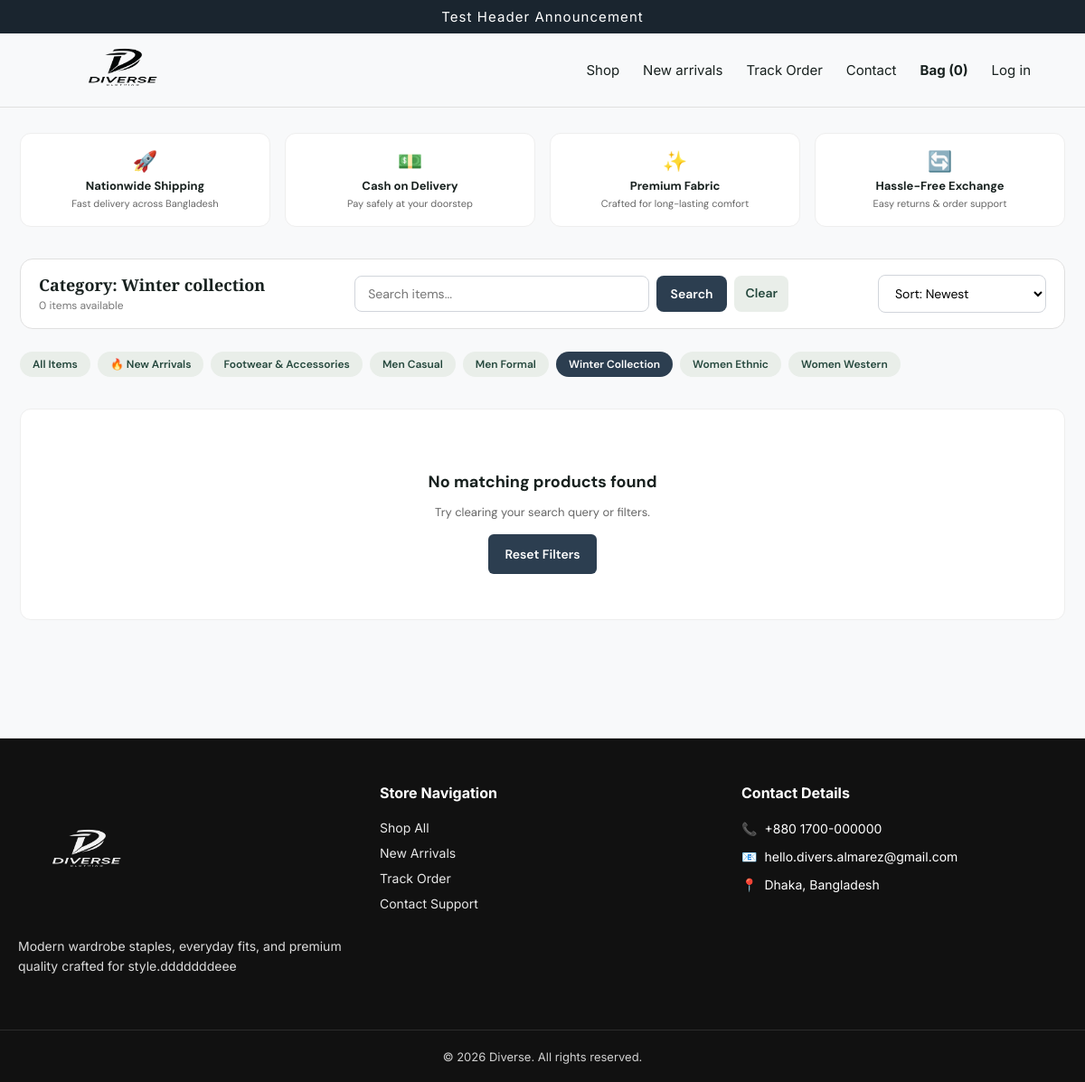
Screenshot of /index.php?category=winter-collection with the database file from the repository.
### tables this page shows
CREATE TABLE `categories` (
  `id` bigint(20) UNSIGNED NOT NULL,
  `name` varchar(100) NOT NULL,
  `slug` varchar(120) NOT NULL,
  `created_at` timestamp NOT NULL DEFAULT current_timestamp()
);

### index.php (the view, shortened to what this page needs)
<?php
require_once __DIR__ . '/app/bootstrap.php';
$q    = trim((string)($_GET['q'] ?? ''));
$cat  = trim((string)($_GET['category'] ?? ''));
$sort = trim((string)($_GET['sort'] ?? 'latest'));
$sql = 'SELECT
            p.*,
            c.name category_name,
            c.slug category_slug,
            COALESCE(pi.image_url, p.image_url) AS cover_image
        FROM products p
        LEFT JOIN categories c ON c.id = p.category_id
        LEFT JOIN product_images pi ON pi.product_id = p.id AND pi.is_primary = 1
        WHERE p.active = 1';
$args = [];
if ($cat !== '' && $cat !== 'new-arrivals') {
    $sql .= ' AND c.slug = ?';
    $args[] = $cat;
}
switch ($sort) {
    case 'latest':
    default:
        $sql .= ' ORDER BY p.created_at DESC';
        break;
}
$sql .= ' LIMIT 24';
$st = db()->prepare($sql);
$st->execute($args);
$products = $st->fetchAll();
$categories = db()->query('
    SELECT c.*, COUNT(p.id) AS product_count
    FROM categories c
    LEFT JOIN products p ON p.category_id = c.id AND p.active = 1
    GROUP BY c.id
    ORDER BY c.name
')->fetchAll();
$b1Title = site_setting('trust_badge_1_title', 'Nationwide Shipping');
$b1Sub   = site_setting('trust_badge_1_sub', 'Fast delivery across Bangladesh');
$b2Title = site_setting('trust_badge_2_title', 'Cash on Delivery');
$b2Sub   = site_setting('trust_badge_2_sub', 'Pay safely at your doorstep');
$b3Title = site_setting('trust_badge_3_title', 'Premium Fabric');
$b3Sub   = site_setting('trust_badge_3_sub', 'Crafted for long-lasting comfort');
$b4Title = site_setting('trust_badge_4_title', 'Hassle-Free Exchange');
$b4Sub   = site_setting('trust_badge_4_sub', 'Easy returns & order support');
require_once __DIR__ . '/app/header.php';
?>
<div class="guarantees-grid">
    <div class="guarantee-card">
        <span style="font-size:22px; display:block; margin-bottom:4px;">🚀</span>
        <strong style="display:block; font-size:13px;"><?= e($b1Title) ?></strong>
        <span style="color:#666; font-size:11px;"><?= e($b1Sub) ?></span>
    </div>
    <div class="guarantee-card">
        <span style="font-size:22px; display:block; margin-bottom:4px;">💵</span>
        <strong style="display:block; font-size:13px;"><?= e($b2Title) ?></strong>
        <span style="color:#666; font-size:11px;"><?= e($b2Sub) ?></span>
    </div>
    <div class="guarantee-card">
        <span style="font-size:22px; display:block; margin-bottom:4px;">✨</span>
        <strong style="display:block; font-size:13px;"><?= e($b3Title) ?></strong>
        <span style="color:#666; font-size:11px;"><?= e($b3Sub) ?></span>
    </div>
    <div class="guarantee-card">
        <span style="font-size:22px; display:block; margin-bottom:4px;">🔄</span>
        <strong style="display:block; font-size:13px;"><?= e($b4Title) ?></strong>
        <span style="color:#666; font-size:11px;"><?= e($b4Sub) ?></span>
    </div>
</div>
<div id="shop" class="filter-toolbar">
    <div>
        <h2 style="margin:0; font-size:18px; font-weight:700;">
            <?= $cat ? 'Category: ' . e(ucfirst(str_replace('-', ' ', $cat))) : ($q ? 'Search: "' . e($q) . '"' : 'All Collection') ?>
        </h2>
        <span style="font-size:12px; color:#777;"><?= count($products) ?> items available</span>
    </div>
    <form class="search-box-wrap" method="get" action="index.php#shop">
        <input type="text" name="q" class="search-input" placeholder="Search items..." value="<?= e($q) ?>">
        <button type="submit" class="button" style="padding:10px 16px; border-radius:8px;">Search</button>
        <?php if ($q !== '' || $cat !== ''): ?>
            <a href="index.php#shop" class="button secondary" style="padding:10px 12px; border-radius:8px; text-decoration:none;">Clear</a>
        <?php endif; ?>
    </form>
    <form method="get" action="index.php#shop" style="margin:0;">
        <select name="sort" class="sort-select" onchange="this.form.submit()">
            <option value="latest" <?= $sort === 'latest' ? 'selected' : '' ?>>Sort: Newest</option>
        </select>
    </form>
</div>
<div style="display:flex; gap:8px; overflow-x:auto; padding-bottom:10px; margin-bottom:25px; -webkit-overflow-scrolling:touch;">
    <a class="button <?= ($cat === '' && $q === '') ? '' : 'secondary' ?>" href="<?= e(url('index.php#shop')) ?>" style="border-radius:20px; padding:6px 14px; font-size:12px; text-decoration:none; white-space:nowrap;">All Items</a>
    <a class="button <?= ($cat === 'new-arrivals') ? '' : 'secondary' ?>" href="<?= e(url('index.php?category=new-arrivals#shop')) ?>" style="border-radius:20px; padding:6px 14px; font-size:12px; text-decoration:none; white-space:nowrap;">🔥 New Arrivals</a>
    <?php foreach ($categories as $c): ?>
        <a class="button <?= ($cat === $c['slug']) ? '' : 'secondary' ?>" href="<?= e(url('index.php?category=' . urlencode($c['slug']) . '#shop')) ?>" style="border-radius:20px; padding:6px 14px; font-size:12px; text-decoration:none; white-space:nowrap;">
            <?= e($c['name']) ?>
        </a>
    <?php endforeach; ?>
</div>
<?php if (!$products): ?>
    <div style="text-align: center; padding: 50px 20px; background: #fff; border-radius: 12px; border: 1px solid #eee;">
        <h3 style="font-size: 18px; margin-bottom:8px;">No matching products found</h3>
        <p style="color:#666; margin-bottom:16px; font-size:13px;">Try clearing your search query or filters.</p>
        <a class="button" href="<?= e(url('index.php#shop')) ?>" style="border-radius:6px; text-decoration:none;">Reset Filters</a>
    </div>
<?php endif; ?>
<?php require_once __DIR__ . '/app/footer.php'; ?>

### assets/style.css (style rules this page uses)
:root { --ink: #18211f; --muted: #6b7470; --cream: #f7f5ef; --green: #25483d; --line: #e5e5de; --white: #fff; --accent: var(--green); --panel-bg: #fff; }
* { box-sizing: border-box; }
body { margin: 0; background: #fff; color: var(--ink); font: 15px "DM Sans", sans-serif; }
a { color: inherit; text-decoration: none; }
button, .button { border: 0; cursor: pointer; background: var(--green); color: #fff; padding: 13px 18px; font: 600 14px "DM Sans", sans-serif; display: inline-block; text-align: center; }
.button.secondary { background: #e9eee9; color: var(--green); }
.field input, .field textarea, .field select, input, textarea, select { width: 100%; border: 1px solid #d9ddd7; padding: 12px; font: inherit; background: white; }

### rows the page displays
categories: name "Footwear & Accessories"
categories: name "Men Casual"
categories: name "Men Formal"
categories: name "Winter Collection"
categories: name "Women Ethnic"
categories: name "Women Western"

### other values shown
$announcement "Test Header Announcement"
cart_count() "0"
$b1Title "Nationwide Shipping"
$b1Sub "Fast delivery across Bangladesh"
$b2Title "Cash on Delivery"
$b2Sub "Pay safely at your doorstep"
$b3Title "Premium Fabric"
$b3Sub "Crafted for long-lasting comfort"
$b4Title "Hassle-Free Exchange"
$b4Sub "Easy returns & order support"
str_replace('-', ' ', $cat) "Winter collection"
count($products) "0"
$footerAbout "Modern wardrobe staples, everyday fits, and premium quality crafted for style.dddddddeee"
$footerPhone "+880 1700-000000"
$footerEmail "hello.divers.almarez@gmail.com"
